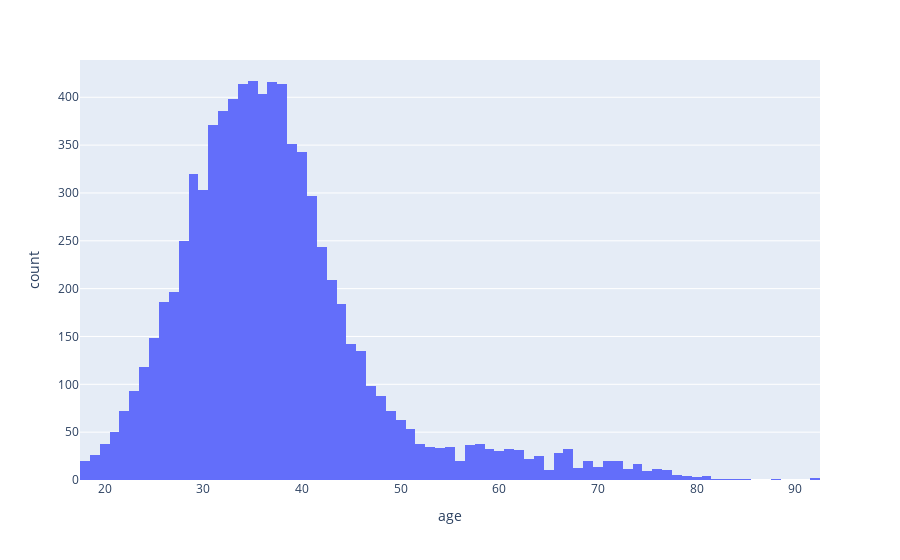

The notebook cell this image was saved under:
### Code cell
# ditribution no by age
fig = px.histogram(df_no, x='age');
fig.show()

### Figure 1 — Plotly figure (JSON) as saved in the notebook; plotly's stock layout.template omitted (floating-point values rounded to 4 significant figures; data arrays with more than 128 entries replaced by an {"elided": "..."} marker saying what was removed)
{"data": [{"alignmentgroup": "True", "bingroup": "x", "hovertemplate": "age=%{x}<br>count=%{y}<extra></extra>", "legendgroup": "", "marker": {"color": "#636efa", "pattern": {"shape": ""}}, "name": "", "offsetgroup": "", "orientation": "v", "showlegend": false, "type": "histogram", "x": {"elided": "7963 int values"}, "xaxis": "x", "yaxis": "y"}], "layout": {"barmode": "relative", "legend": {"tracegroupgap": 0}, "margin": {"t": 60}, "xaxis": {"anchor": "y", "domain": [0, 1], "title": {"text": "age"}}, "yaxis": {"anchor": "x", "domain": [0, 1], "title": {"text": "count"}}}}
